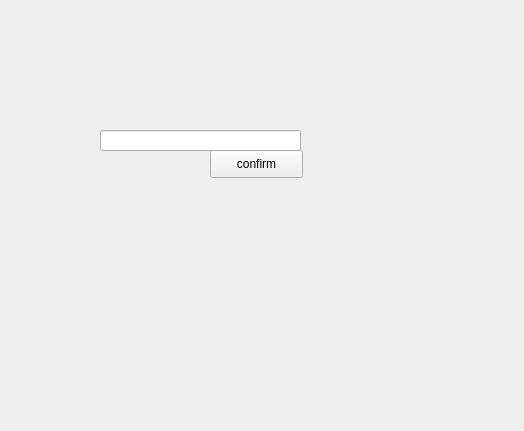
<?xml version="1.0" encoding="UTF-8"?>
<ui version="4.0">
 <class>Form</class>
 <widget class="QWidget" name="Form">
  <property name="geometry">
   <rect>
    <x>0</x>
    <y>0</y>
    <width>524</width>
    <height>431</height>
   </rect>
  </property>
  <property name="windowTitle">
   <string>Form</string>
  </property>
  <widget class="QLineEdit" name="first_edit">
   <property name="geometry">
    <rect>
     <x>100</x>
     <y>130</y>
     <width>201</width>
     <height>21</height>
    </rect>
   </property>
  </widget>
  <widget class="QPushButton" name="first_confirm">
   <property name="geometry">
    <rect>
     <x>210</x>
     <y>150</y>
     <width>93</width>
     <height>28</height>
    </rect>
   </property>
   <property name="text">
    <string>confirm</string>
   </property>
  </widget>
 </widget>
 <resources/>
 <connections/>
</ui>
